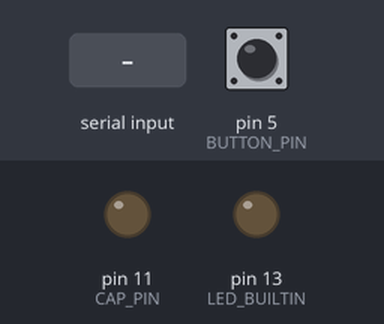
A program run on a simulated Arduino Uno, built with avr-gcc and run on an emulated ATmega328P. On the bench: output pins drawn as LEDs (lit = HIGH). Inputs (shaded band) come from the test bench; at power-on: pin 5 (BUTTON_PIN) HIGH. What the program prints to the serial monitor is not drawn.

Above: at 1.2 s.
1.3 s: "-\n" received over Serial
2.8 s: pin 5 (BUTTON_PIN) pulled LOW for 0.15 s
Timing chart, 0 to 5.8 s (numbered marks = the images above; inputs shaded):
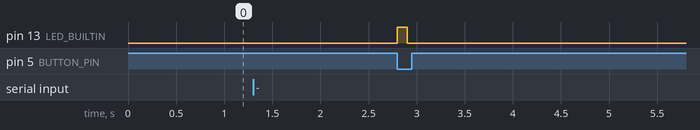

The program:

main.cpp
```cpp
#include <Arduino.h>

#define BUTTON_PIN 5
#define CAP_PIN 11

#define CAP_PULSE_TIME 1 // ms
#define LED_ADDITIONAL_TIME 100 // ms

int readIntFromSerial();

void setup() {
    pinMode(CAP_PIN, OUTPUT);
    pinMode(LED_BUILTIN, OUTPUT);
    pinMode(BUTTON_PIN, INPUT_PULLUP);

    Serial.begin(115200);
    Serial.println("abc");
}

void loop() {

    // Ask for the time
    Serial.println("Please input pulse time in ms");
    int d = readIntFromSerial();
    Serial.print("Time is ");
    Serial.println(d);
    Serial.println("Press button to boom");

    // Wait for the button to be pressed
    while(digitalRead(BUTTON_PIN));

    // Activate cap for CAP_PULSE_TIME us
    Serial.println(d);
    digitalWrite(LED_BUILTIN, HIGH);
    digitalWrite(CAP_PIN, HIGH);
    delay(d);
    digitalWrite(CAP_PIN, LOW);
    delay(LED_ADDITIONAL_TIME);
    digitalWrite(LED_BUILTIN, LOW);

    Serial.println("Boom done");

    // Wait for the button to be released
    delay(10);
    while(!digitalRead(BUTTON_PIN));
    delay(10);
}

int readIntFromSerial() {
    // Wait for data to be available in the serial buffer
    while(!Serial.available());

    int receivedInt = 0;
    bool isNegative = false;
    char incomingChar;

    bool end = false;

    while(!end) {
        incomingChar = Serial.read();

        if(incomingChar == '-') {
            isNegative = true;
        } else if(incomingChar >= '0' && incomingChar <= '9') {
            receivedInt = receivedInt * 10 + (incomingChar - '0');
        } else if(incomingChar == '\n') {
            end = true;
        }
    }

    if(isNegative) {
        receivedInt = -receivedInt;
    }

    return receivedInt;
}
```

Measured:
- after the input at 1.3 s, every drawn part: stays the same
- after the input at 2.8 s, pin 13 (LED_BUILTIN): LOW → HIGH at once, → LOW 0.10 s later
